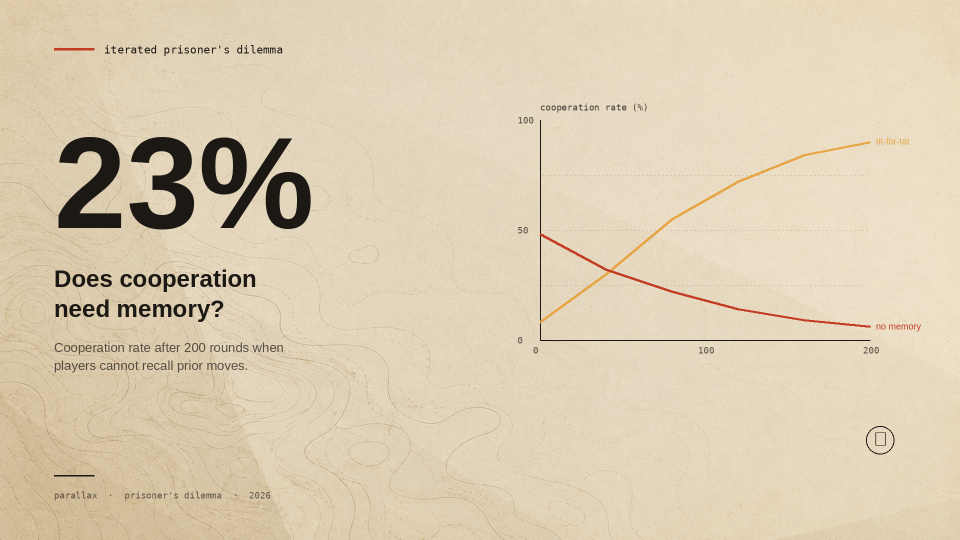
#> input picture remotion-templates/design-references/backdrops/composites/composite-cartographic.png, 1920 x 1080 px, found by its file name (shown at 1/2 size)
$ python contact_sheet.py
#> lines starting #> are read from the running program, lines starting #| are printed output that depends on the picture
"""
Build a 3x2 contact sheet of all backdrop composites for side-by-side viewing.
"""
from pathlib import Path
from PIL import Image, ImageDraw, ImageFont

ROOT = Path(__file__).resolve().parents[2]
COMPOSITES = ROOT / "remotion-templates/design-references/backdrops/composites"
OUT = COMPOSITES / "contact-sheet.png"

# Order optimized so most successful examples are top-left, conflict cases bottom
ORDER = [
    "composite-cartographic.png",
    "composite-horizon.png",
    "composite-twilight-skyline.png",
    "composite-empty-plaza.png",
    "composite-industrial-yard.png",
    "composite-reading-room-flipped.png",
]

LABEL_FONT = "/usr/share/fonts/truetype/dejavu/DejaVuSansMono.ttf"


def main():
    tile_w, tile_h = 960, 540  # half-resolution for sheet (6 tiles @ 1920x1080 each)
    label_h = 38
    cols, rows = 3, 2
    gap = 16
    sheet_w = cols * tile_w + (cols + 1) * gap
    sheet_h = rows * (tile_h + label_h) + (rows + 1) * gap

    sheet = Image.new("RGB", (sheet_w, sheet_h), (245, 240, 232))
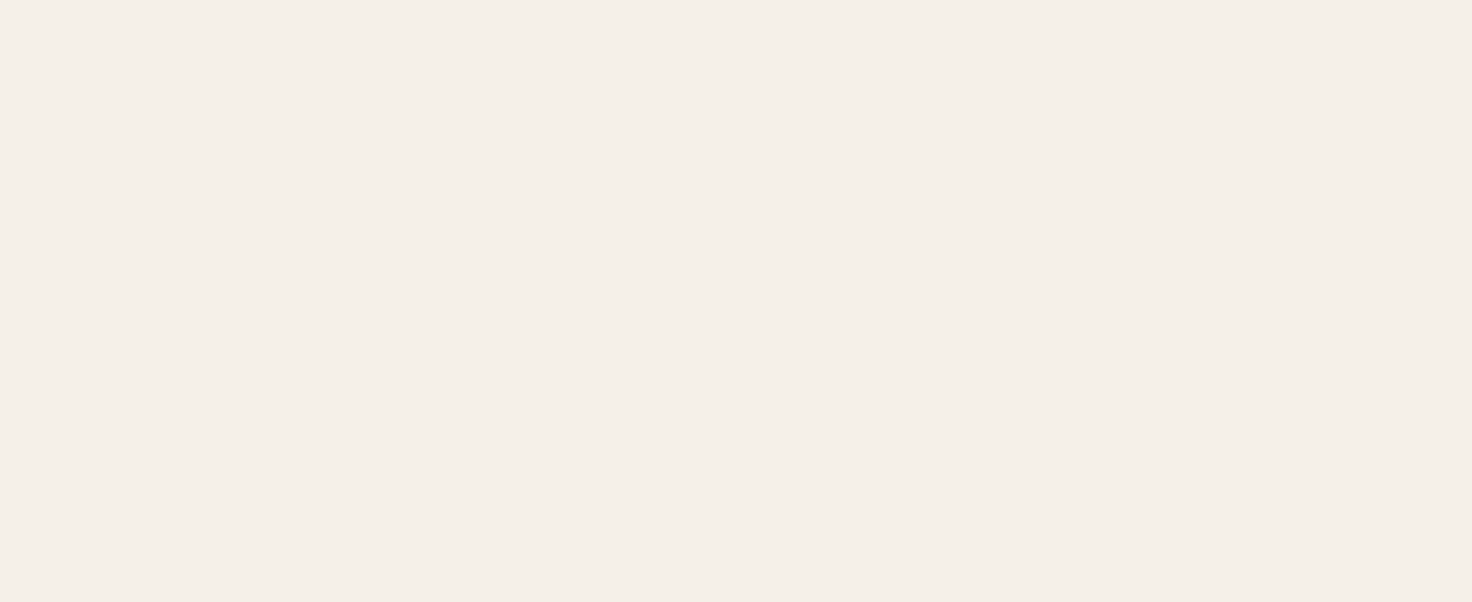
#> sheet: PIL image 2944x1204 RGB (shown at 1/2 size); mean R, G, B 245, 240, 232
    d = ImageDraw.Draw(sheet)
    f = ImageFont.truetype(LABEL_FONT, 18)

    for i, name in enumerate(ORDER):
        col = i % cols
        row = i // cols
        x = gap + col * (tile_w + gap)
        y = gap + row * (tile_h + label_h + gap)
        img = Image.open(COMPOSITES / name).convert("RGB").resize((tile_w, tile_h), Image.LANCZOS)
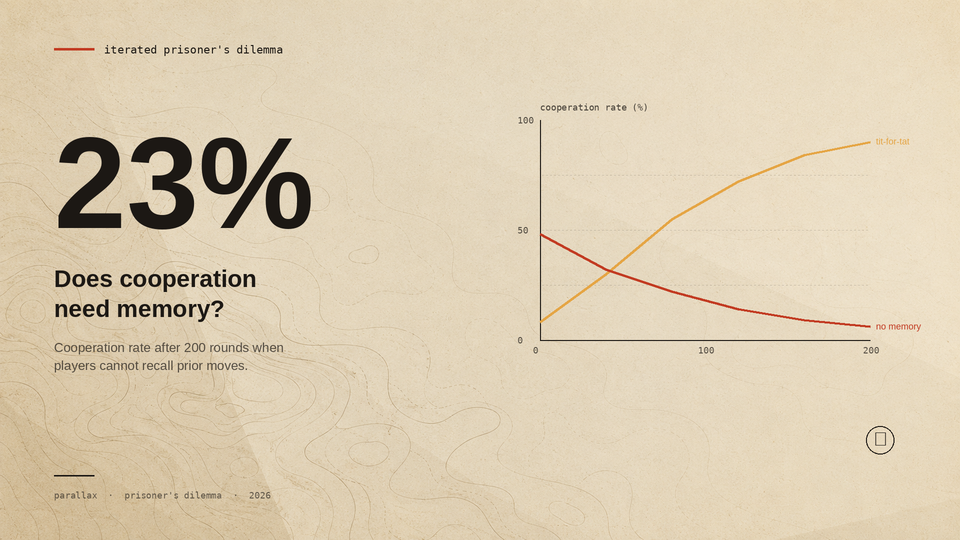
#> img: PIL image 960x540 RGB; mean R, G, B 220.8, 206, 179.3
        sheet.paste(img, (x, y))
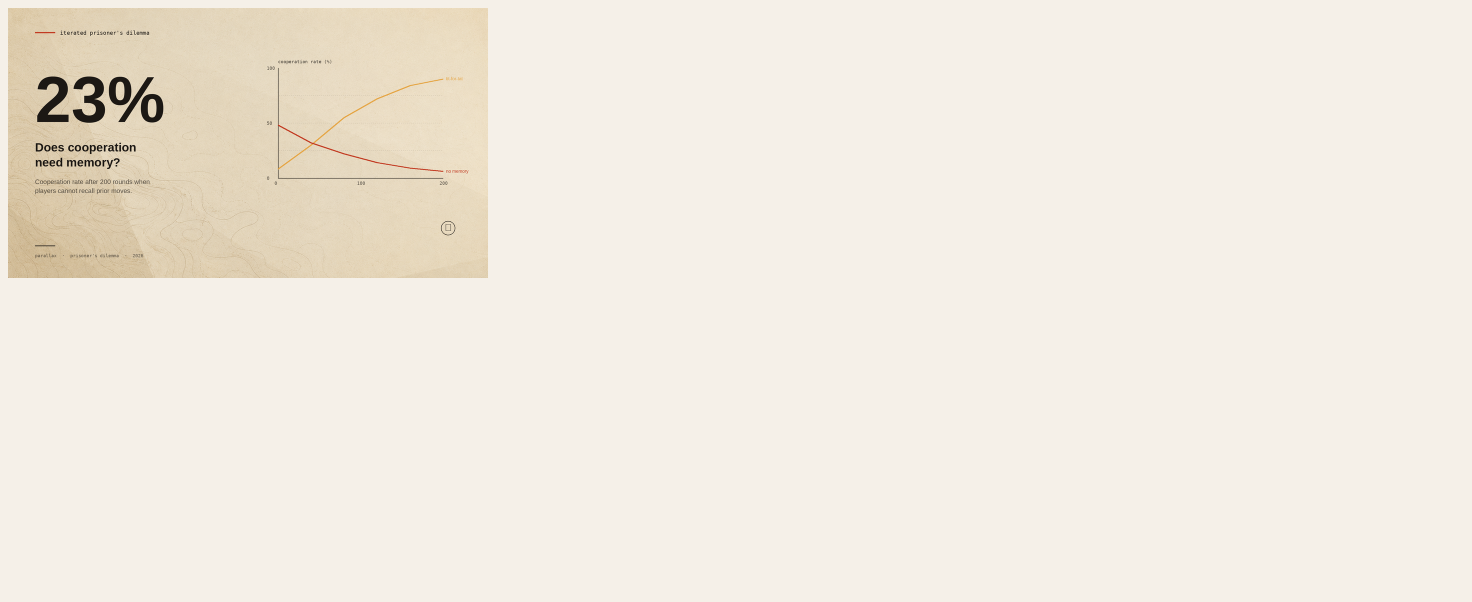
#> sheet: PIL image 2944x1204 RGB (shown at 1/2 size); mean R, G, B 241.5, 235, 224.3
        label = name.replace("composite-", "").replace(".png", "")
        d.text((x + 4, y + tile_h + 8), label, font=f, fill=(28, 24, 20))
#> pass 2 of the loop in main, `for i, name in enumerate(ORDER):`:
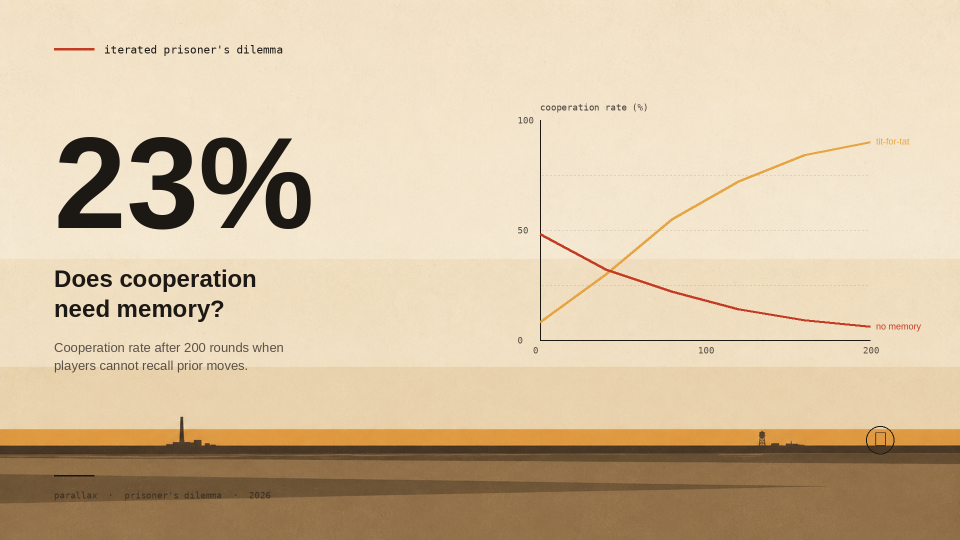
#> input picture remotion-templates/design-references/backdrops/composites/composite-horizon.png, 1920 x 1080 px, found by its file name (shown at 1/2 size)
#> in main, `img = Image.open(COMPOSITES / name).convert("RGB").resize((tile_w, til..`:
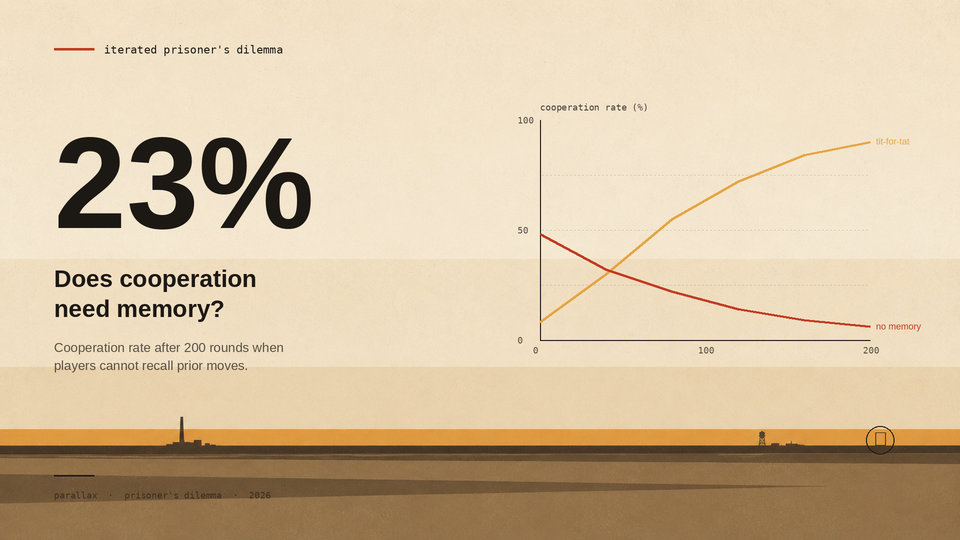
#> img: PIL image 960x540 RGB; mean R, G, B 214.5, 193.9, 163.2
#> in main, `sheet.paste(img, (x, y))`:
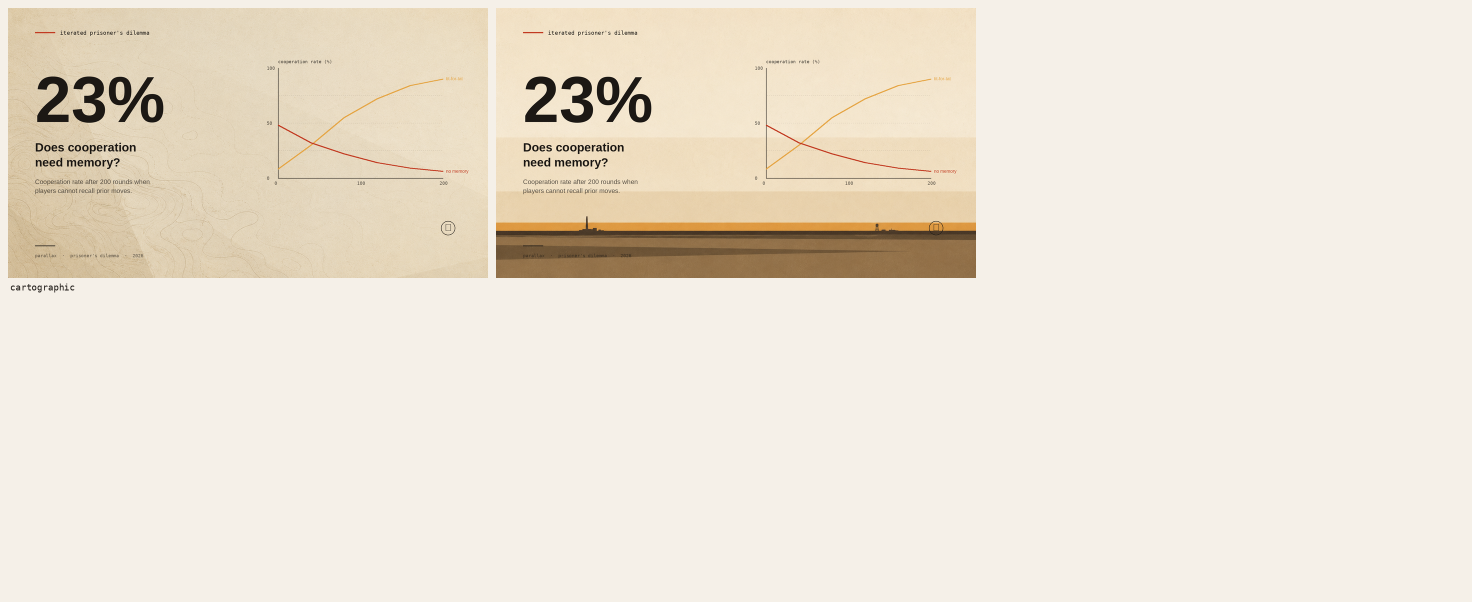
#> sheet: PIL image 2944x1204 RGB (shown at 1/2 size); mean R, G, B 237, 228.3, 214.2
#> pass 3 of the loop in main, `for i, name in enumerate(ORDER):`:
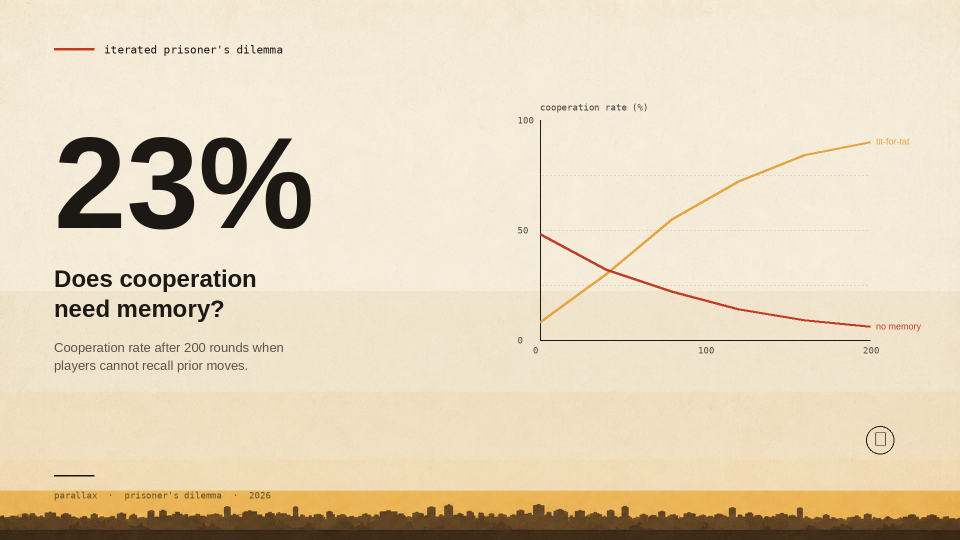
#> input picture remotion-templates/design-references/backdrops/composites/composite-twilight-skyline.png, 1920 x 1080 px, found by its file name (shown at 1/2 size)
#> in main, `img = Image.open(COMPOSITES / name).convert("RGB").resize((tile_w, til..`:
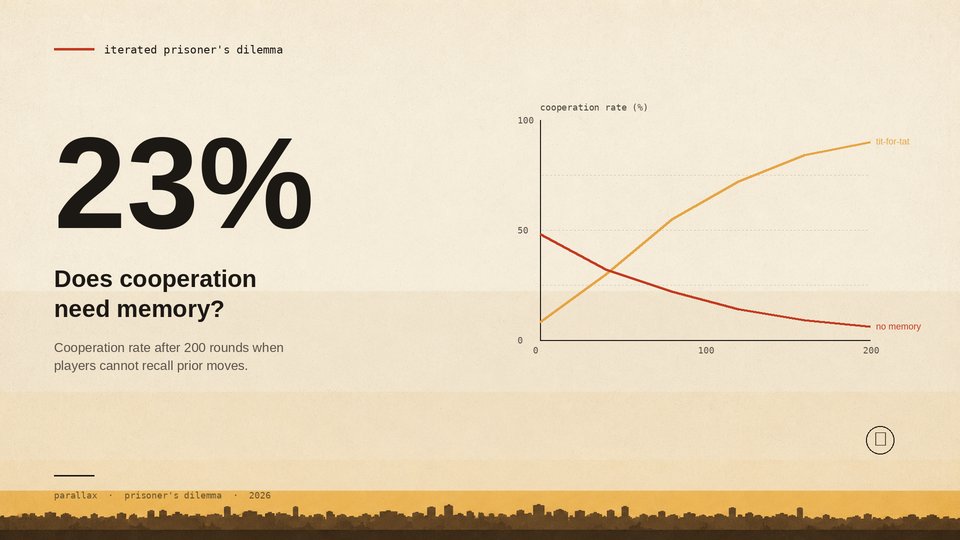
#> img: PIL image 960x540 RGB; mean R, G, B 227.8, 213.3, 187.6
#> in main, `sheet.paste(img, (x, y))`:
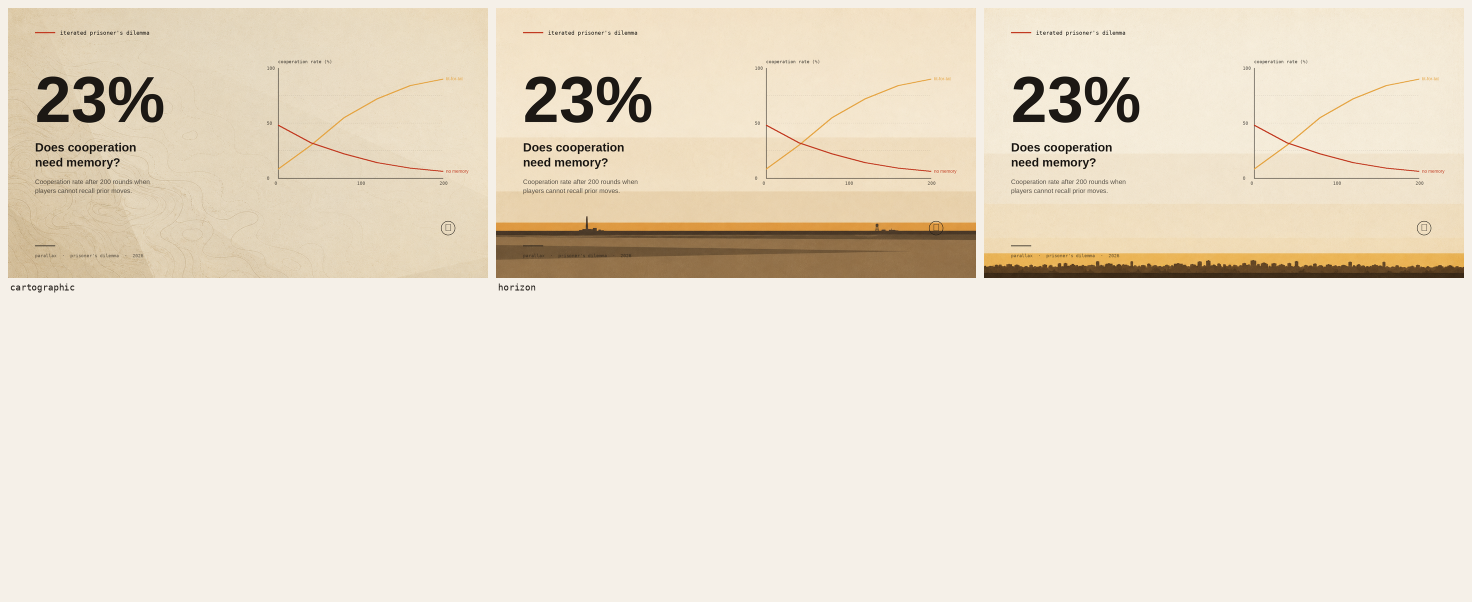
#> sheet: PIL image 2944x1204 RGB (shown at 1/2 size); mean R, G, B 234.4, 224.3, 207.7
#> the loop made 6 passes; the first 3 are shown

    sheet.save(OUT, "PNG", optimize=True)
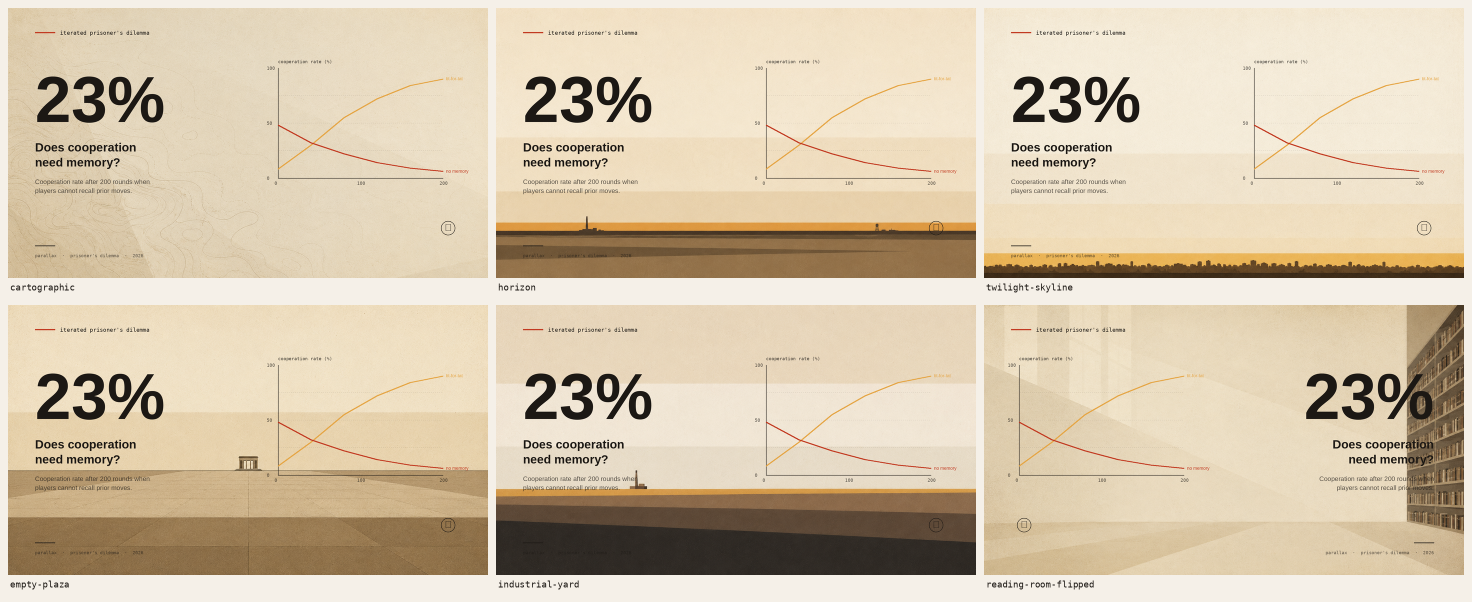
#> saved as contact-sheet.png: PIL image 2944x1204 RGB (shown at 1/2 size); mean R, G, B 214, 198.2, 172.8
    print(f"Contact sheet → {OUT}")


if __name__ == "__main__":
    main()
